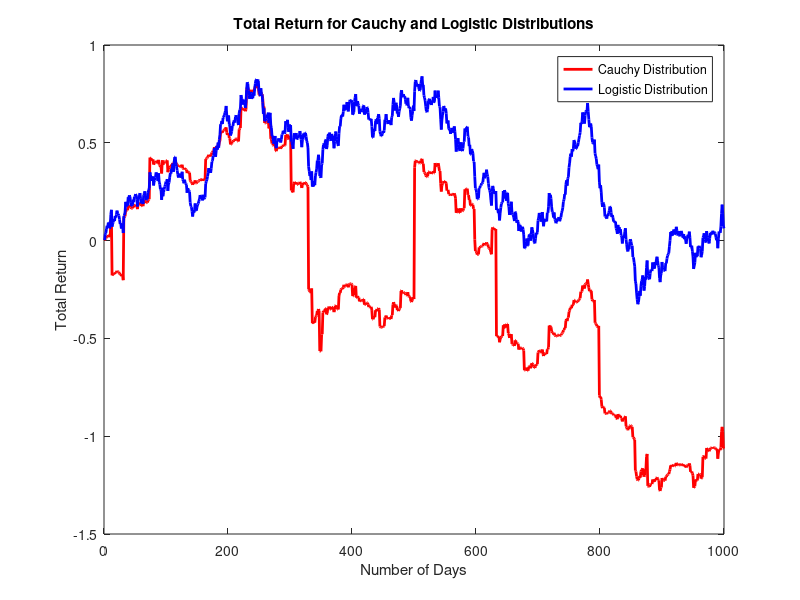
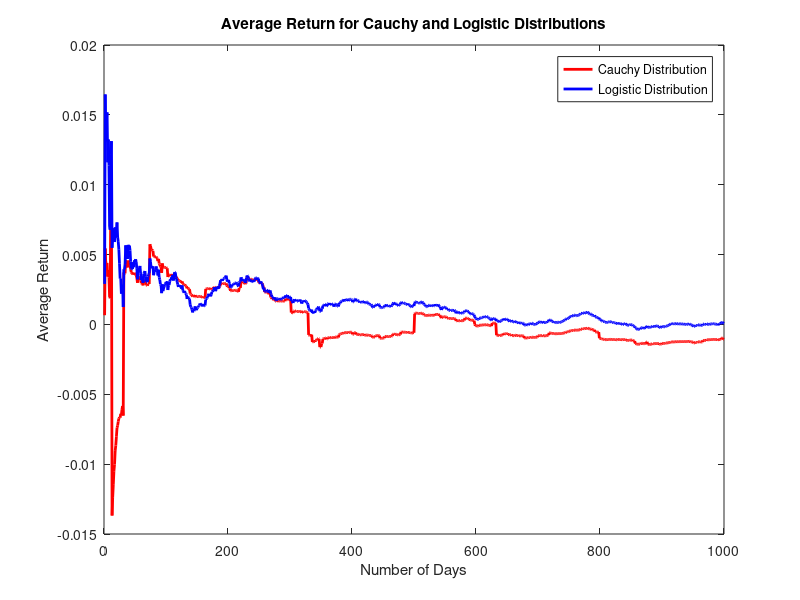

Write MATLAB code to recreate these figures, in order.
% Clear Command Window and Workspace
clc;
clear;

% Generate 1000 uniform random variables between 0 and 1
U = rand(1000,1);

% Parameters for Cauchy Distribution
median_cauchy = 0;
scale_cauchy = 0.06 / tan((0.95*pi)/2);

% Simulate Cauchy Distribution Returns
x = median_cauchy + scale_cauchy * tan(pi * (U - 0.5));

% Parameters for Logistic Distribution
median_logistic = 0;
scale_logistic = 0.06 / log(1.95/0.05);

% Simulate Logistic Distribution Returns
y = median_logistic + scale_logistic * log(U ./ (1 - U));

% Number of days
n = 1:1000;

% Calculate total return for Cauchy and Logistic distributions
total_return_x = cumsum(x);
total_return_y = cumsum(y);

% Calculate average return for Cauchy and Logistic distributions
average_return_x = total_return_x ./ (n'); 
average_return_y = total_return_y ./ (n');

% Plotting the Total Return for both distributions
figure;
plot(n, total_return_x, 'r', 'LineWidth', 2);
hold on;
plot(n, total_return_y, 'b', 'LineWidth', 2);
xlabel('Number of Days');
ylabel('Total Return');
title('Total Return for Cauchy and Logistic Distributions');
legend('Cauchy Distribution', 'Logistic Distribution');
hold off;

% Plotting the Average Return for both distributions
figure;
plot(n, average_return_x, 'r', 'LineWidth', 2);
hold on;
plot(n, average_return_y, 'b', 'LineWidth', 2);
xlabel('Number of Days');
ylabel('Average Return');
title('Average Return for Cauchy and Logistic Distributions');
legend('Cauchy Distribution', 'Logistic Distribution');
hold off;
